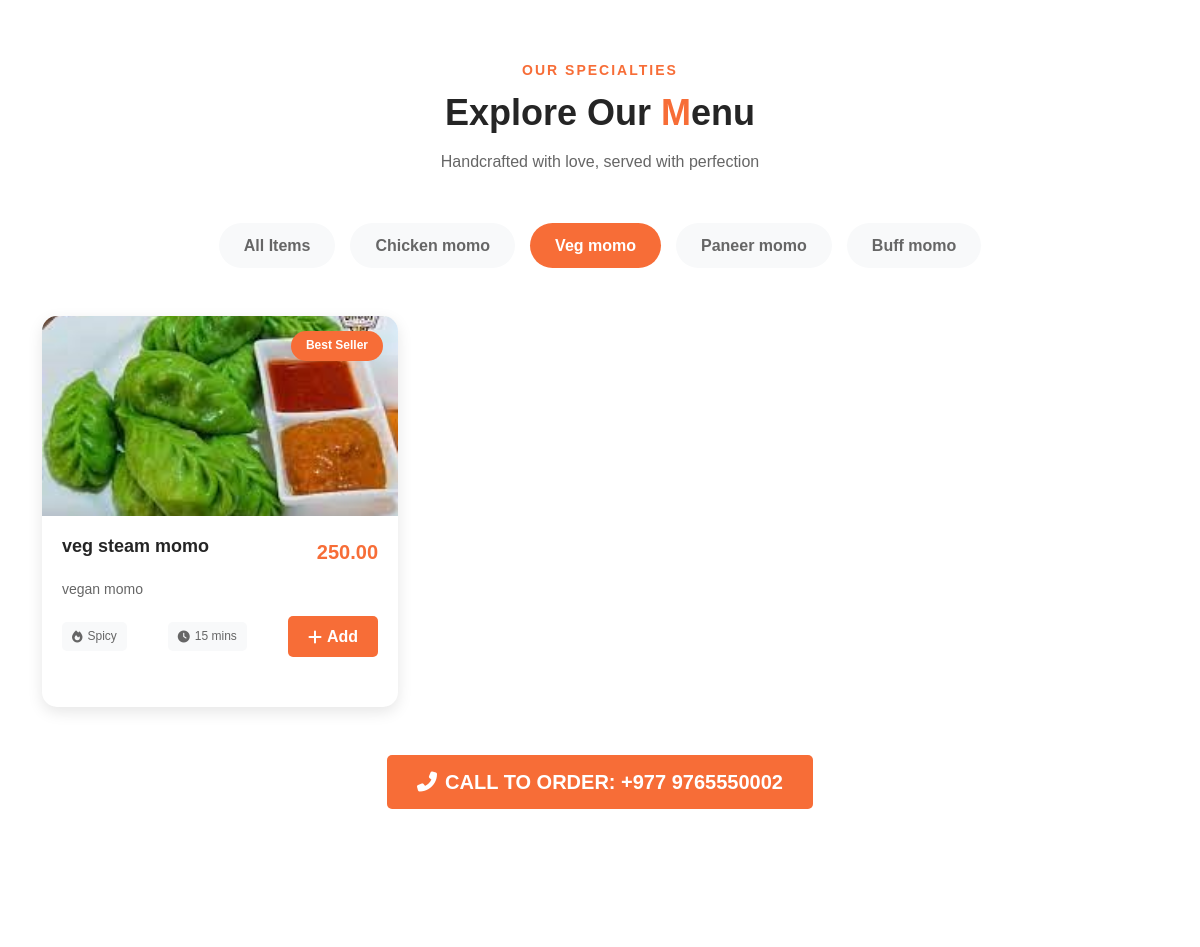
Before: /?category=2 (middle part) with the older database file.
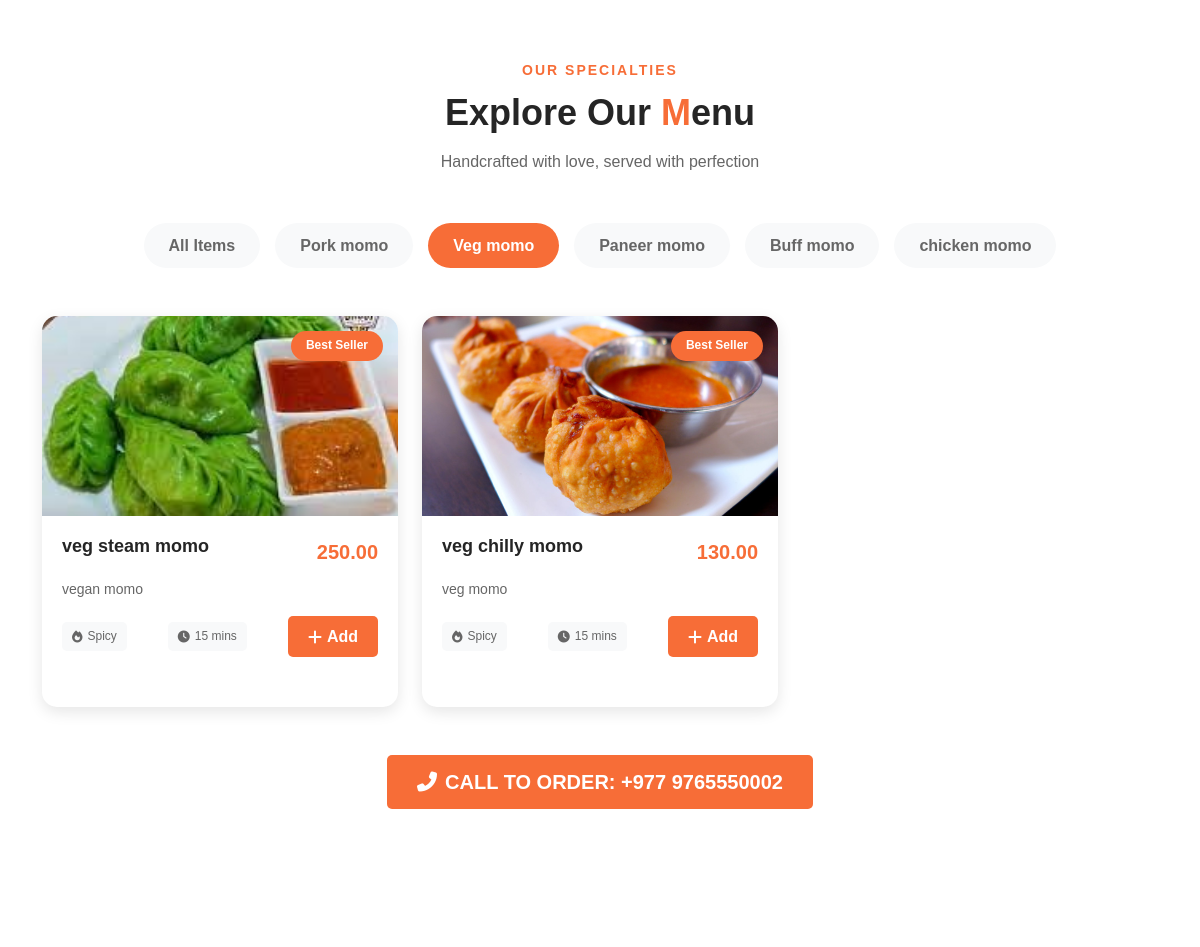
After: the same page with the newer database file.
### momo_app/models.py (models this page shows, shortened)
class Category(models.Model):
    title=models.CharField(max_length=200)
    image=models.ImageField(upload_to='category_images',null=True)

class Momo(models.Model):
    name=models.CharField(max_length=200)
    category=models.ForeignKey(Category,on_delete=models.CASCADE,related_name='items',null=True)
    desc=models.TextField()
    image=models.ImageField(upload_to='images')
    price=models.DecimalField(max_digits=8,decimal_places=2)
    is_available=models.BooleanField(default=True)
    create_at=models.DateField(auto_now_add=True)
    update_at=models.DateField(auto_now=True)

### momo_app/views.py (the view, shortened to what this page needs)
# urls.py: path('',index, name='index'),
def index(request):
    category=Category.objects.all()
    cateid=request.GET.get('category')
    if cateid=='all':
        momo=Momo.objects.filter(is_available=True)
    elif cateid:
        momo=Momo.objects.filter(is_available=True,category=cateid)
    else:
        momo=Momo.objects.filter(is_available=True)
    context={'category':category,
             'momo':momo
             }
    return render(request,'momo_app/index.html',context)

### momo_app/current.py (called while the page is built)
def current_time(request):
    return {'date':datetime.now()}

### momo_app/templates/momo_app/index.html (shortened to what this page needs)
{% extends "base.html" %}
{% load static %}
{% block css %}
<link rel="stylesheet" href="{% static 'css/style.css' %}">
{% endblock css %}
{% block content %}
<section id="menu" class="menu-section section-padding">
   <div class="container">
      <div class="section-header text-center mb-5">
         <span class="section-subtitle">Our Specialties</span>
         <h2 class="section-title">Explore Our <span class="text-orange">M</span>enu</h2>
         <p class="section-description">Handcrafted with love, served with perfection</p>
      </div>
      <div class="menu-categories mb-5">
         <a href="?category=all#menu"><button class="category-btn   "data-filter="all">All Items</button></a>
         {% for i in category %}
         <a href="?category={{i.id}}#menu"><button class="category-btn {% if request.GET.category == i.id|stringformat:'s' %}
           active
         {% endif %}"> {{i.title}} momo</button></a>
         {% endfor %}
      </div>
      <div class="row menu-grid">
         {% for i in momo %}
         <div class="col-lg-4 col-md-6 menu-item" data-category="buff">
            <div class="menu-card">
               <div class="menu-image">
                  <img src="{{i.image.url}}" alt="Buff Steam Momo">
                  <span class="menu-badge">Best Seller</span>
               </div>
               <div class="menu-content">
                  <div class="menu-header">
                     <h4>{{i.name}}</h4>
                     <span class="menu-price">{{i.price}}</span>
                  </div>
                  <p>{{i.desc}}</p>
                  <div class="menu-footer">
                     <span class="menu-tag"><i class="fas fa-fire"></i> Spicy</span>
                     <span class="menu-tag"><i class="fas fa-clock"></i> 15 mins</span>
                     <button class="add-to-cart" data-item="Buff Steam Momo" data-price="120">
                        <i class="fas fa-plus"></i> Add
                     </button>
                  </div>
               </div>
            </div>
         </div>
         {% empty %}
         <p class="alert alert-danger text-center">No item</p>
         {% endfor %}
      </div>
      <div class="text-center mt-5">
         <a href="" class="btn btn-primary btn-lg">
            <i class="fas fa-phone-alt me-2"></i> Call to Order: +977 9765550002
         </a>
      </div>
   </div>
</section>
<section id="testimonials" class="testimonials-section section-padding">
</section>
{% endblock content %}

Changed rows visible on the page:
changed Category: title "Chicken" → "Pork"
added Category: title "chicken"
added Momo: image (picture), name "veg chilly momo", price "130.00", desc "veg momo"
